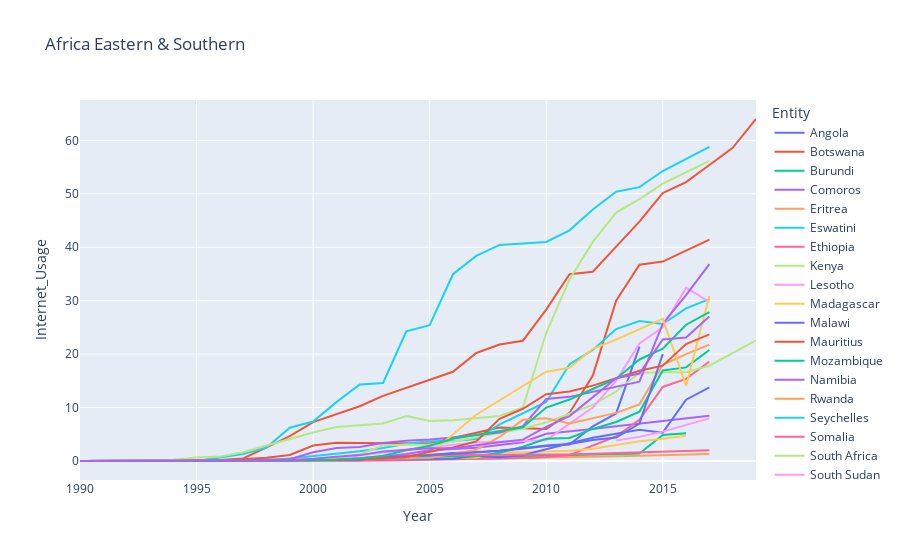
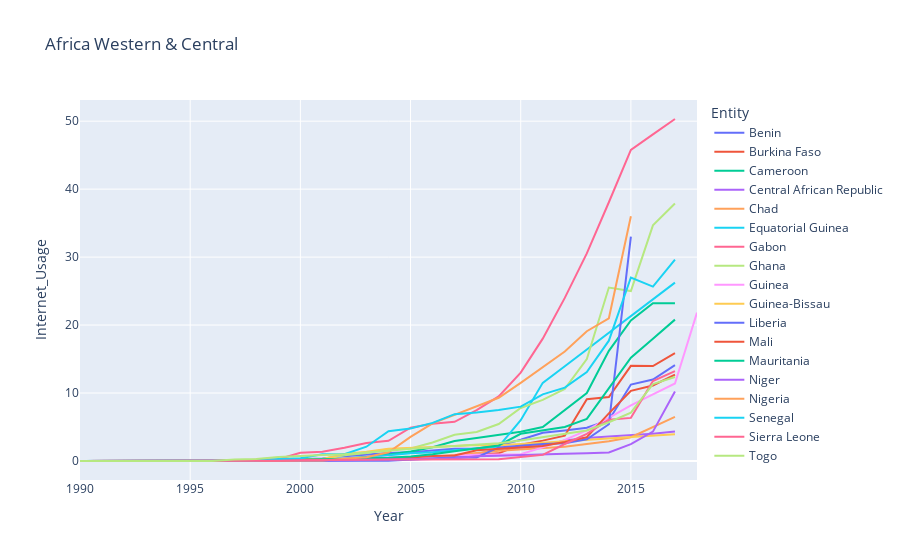
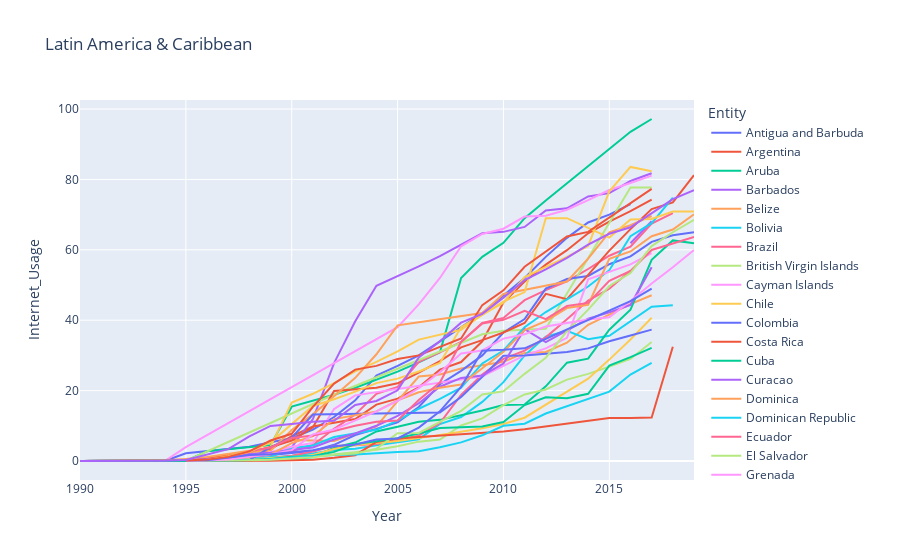
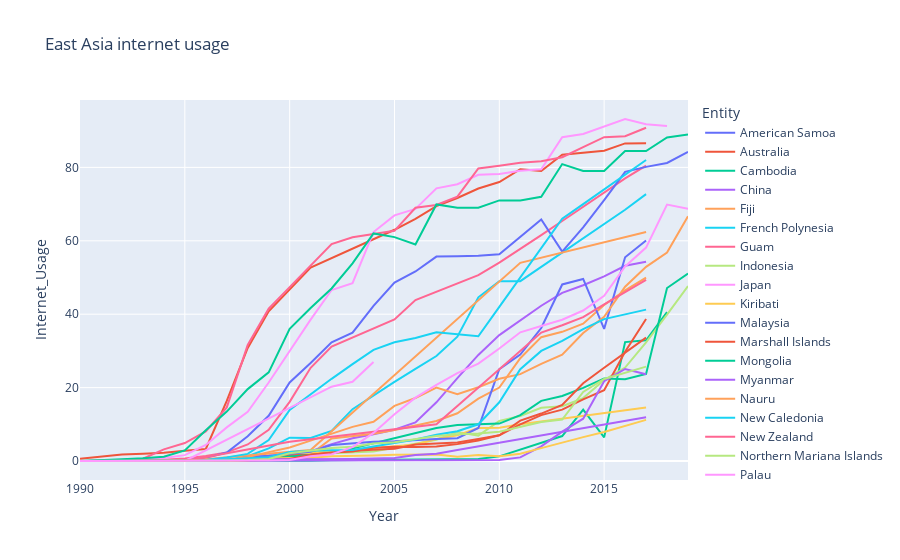

Write notebook code for charts like these, in order.
### Code cell
import plotly.express as px

region_df_list = [africa_es_internet , africa_wc_internet, latam_car_internet, east_asia_internet, south_asia_internet, n_america_internet , eu_internet]
titles = ['Africa Eastern & Southern','Africa Western & Central', 'Latin America & Caribbean','East Asia internet usage' ,'South Asia internet' ,'North America' ,'Europe']
for df , title in zip(region_df_list ,titles):
    fig = px.line(df, x="Year", y="Internet_Usage", color='Entity' , title = title)
    fig.show()
